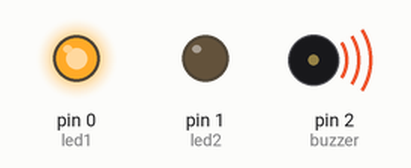
This sketch was run on a simulated Arduino Uno, built with avr-gcc and run on an emulated ATmega328P. Parts: output pins drawn as LEDs (lit = HIGH), buzzer (waves = sounding, pin HIGH).

Above: at 0.1 s.
At 0.35 s:
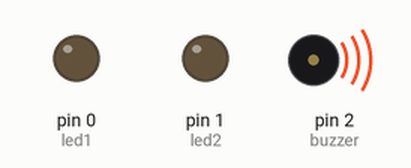
At 0.95 s:
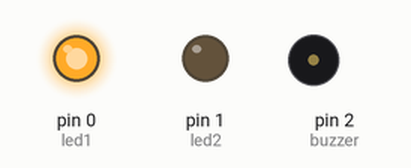
At 1.35 s:
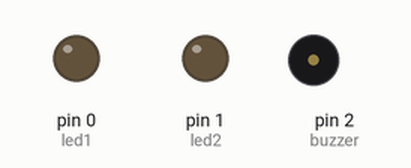
At 2.6 s:
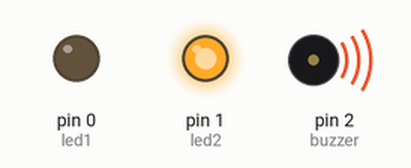
Timing chart, 0 to 3.0 s (numbered marks = the images above):
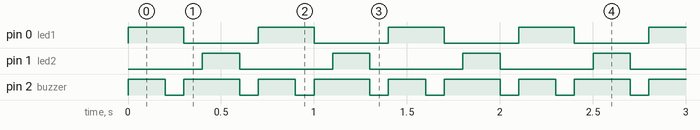

The sketch:

1D_Codigo_.ino
```cpp
#define led1 0
#define led2 1
#define buzzer 2
void setup()
{
  pinMode(led1, OUTPUT);
  pinMode(led2, OUTPUT);
  pinMode(buzzer, OUTPUT);
}

void loop()
{
  digitalWrite(led1, HIGH);
  digitalWrite(buzzer,HIGH);
  delay(200);
  digitalWrite(buzzer,LOW);
  delay(100);
  digitalWrite(led1,LOW);
   digitalWrite(buzzer, HIGH);
  delay(100);
  digitalWrite(led2,HIGH);
  delay(200);
  digitalWrite(led2,LOW);
  digitalWrite(buzzer,LOW);
  delay(100);
  digitalWrite(buzzer, HIGH);

}
```

Measured:
- by itself, pin 0 (led1): alternates HIGH for 0.30 s and LOW for 0.40 s
- by itself, pin 1 (led2): alternates HIGH for 0.20 s and LOW for 0.50 s
- by itself, pin 2 (buzzer): repeats every 0.70 s: LOW 0.10 s, HIGH 0.30 s, LOW 0.10 s, HIGH 0.20 s
